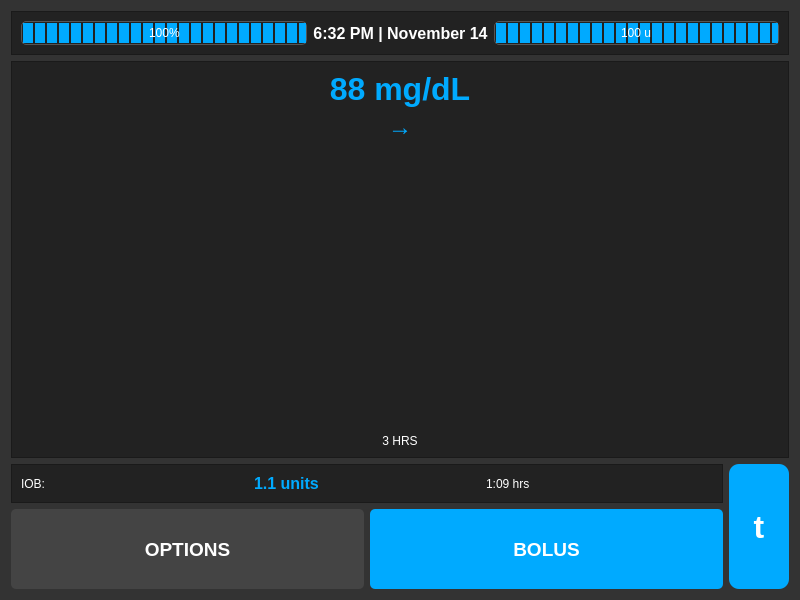
<?xml version="1.0" encoding="UTF-8"?>
<ui version="4.0">
 <class>HomeScreen</class>
 <widget class="QWidget" name="HomeScreen">
  <property name="geometry">
   <rect>
    <x>0</x>
    <y>0</y>
    <width>800</width>
    <height>600</height>
   </rect>
  </property>
  <property name="styleSheet">
   <string notr="true">background-color: #333333; color: white;</string>
  </property>
  <layout class="QGridLayout" name="gridLayout_2">
   <item row="0" column="0" colspan="3">
    <widget class="QFrame" name="statusBar">
     <property name="maximumHeight">
      <number>50</number>
     </property>
     <property name="frameShape">
      <enum>QFrame::StyledPanel</enum>
     </property>
     <property name="frameShadow">
      <enum>QFrame::Raised</enum>
     </property>
     <property name="styleSheet">
      <string notr="true">background-color: #222222;</string>
     </property>
     <layout class="QHBoxLayout" name="horizontalLayout">
      <item>
       <widget class="QProgressBar" name="batteryProgressBar">
        <property name="maximumWidth">
         <number>100</number>
        </property>
        <property name="value">
         <number>100</number>
        </property>
        <property name="format">
         <string>%p%</string>
        </property>
        <property name="textVisible">
         <bool>true</bool>
        </property>
        <property name="styleSheet">
         <string notr="true">QProgressBar {
   border: 1px solid #555;
   border-radius: 5px;
   text-align: center;
}
QProgressBar::chunk {
   background-color: #00aaff;
   width: 10px;
   margin: 0.5px;
}</string>
        </property>
       </widget>
      </item>
      <item>
       <widget class="QLabel" name="clockLabel">
        <property name="text">
         <string>6:32 PM | November 14</string>
        </property>
        <property name="alignment">
         <set>Qt::AlignCenter</set>
        </property>
        <property name="font">
         <font>
          <pointsize>12</pointsize>
          <weight>75</weight>
          <bold>true</bold>
         </font>
        </property>
       </widget>
      </item>
      <item>
       <widget class="QProgressBar" name="insulinProgressBar">
        <property name="maximumWidth">
         <number>100</number>
        </property>
        <property name="value">
         <number>100</number>
        </property>
        <property name="format">
         <string>%v u</string>
        </property>
        <property name="styleSheet">
         <string notr="true">QProgressBar {
   border: 1px solid #555;
   border-radius: 5px;
   text-align: center;
}
QProgressBar::chunk {
   background-color: #00aaff;
   width: 10px;
   margin: 0.5px;
}</string>
        </property>
       </widget>
      </item>
     </layout>
    </widget>
   </item>
   <item row="1" column="0" colspan="3">
    <widget class="QFrame" name="cgmGraphFrame">
     <property name="sizePolicy">
      <sizepolicy hsizetype="Preferred" vsizetype="Expanding">
       <horstretch>0</horstretch>
       <verstretch>0</verstretch>
      </sizepolicy>
     </property>
     <property name="frameShape">
      <enum>QFrame::StyledPanel</enum>
     </property>
     <property name="frameShadow">
      <enum>QFrame::Raised</enum>
     </property>
     <property name="styleSheet">
      <string notr="true">background-color: #222222;</string>
     </property>
     <layout class="QVBoxLayout" name="verticalLayout">
      <item>
       <widget class="QLabel" name="glucoseValueLabel">
        <property name="text">
         <string>88 mg/dL</string>
        </property>
        <property name="alignment">
         <set>Qt::AlignCenter</set>
        </property>
        <property name="font">
         <font>
          <pointsize>24</pointsize>
          <weight>75</weight>
          <bold>true</bold>
         </font>
        </property>
        <property name="styleSheet">
         <string notr="true">color: #00aaff;</string>
        </property>
       </widget>
      </item>
      <item>
       <widget class="QLabel" name="trendValueLabel">
        <property name="text">
         <string>→</string>
        </property>
        <property name="alignment">
         <set>Qt::AlignCenter</set>
        </property>
        <property name="font">
         <font>
          <pointsize>18</pointsize>
          <weight>75</weight>
          <bold>true</bold>
         </font>
        </property>
        <property name="styleSheet">
         <string notr="true">color: #00aaff;</string>
        </property>
       </widget>
      </item>
      <item>
       <widget class="QFrame" name="graphFrame">
        <property name="sizePolicy">
         <sizepolicy hsizetype="Preferred" vsizetype="Expanding">
          <horstretch>0</horstretch>
          <verstretch>0</verstretch>
         </sizepolicy>
        </property>
        <property name="minimumSize">
         <size>
          <width>0</width>
          <height>200</height>
         </size>
        </property>
        <property name="frameShape">
         <enum>QFrame::NoFrame</enum>
        </property>
        <property name="frameShadow">
         <enum>QFrame::Raised</enum>
        </property>
        <property name="styleSheet">
         <string notr="true">/* Graph will be drawn programmatically */</string>
        </property>
       </widget>
      </item>
      <item>
       <widget class="QLabel" name="timeFrameLabel">
        <property name="text">
         <string>3 HRS</string>
        </property>
        <property name="alignment">
         <set>Qt::AlignCenter</set>
        </property>
       </widget>
      </item>
     </layout>
    </widget>
   </item>
   <item row="2" column="0" colspan="2">
    <widget class="QFrame" name="iobFrame">
     <property name="maximumHeight">
      <number>50</number>
     </property>
     <property name="frameShape">
      <enum>QFrame::StyledPanel</enum>
     </property>
     <property name="frameShadow">
      <enum>QFrame::Raised</enum>
     </property>
     <property name="styleSheet">
      <string notr="true">background-color: #222222;</string>
     </property>
     <layout class="QHBoxLayout" name="horizontalLayout_2">
      <item>
       <widget class="QLabel" name="iobLabel">
        <property name="text">
         <string>IOB:</string>
        </property>
       </widget>
      </item>
      <item>
       <widget class="QLabel" name="iobValueLabel">
        <property name="text">
         <string>1.1 units</string>
        </property>
        <property name="font">
         <font>
          <pointsize>12</pointsize>
          <weight>75</weight>
          <bold>true</bold>
         </font>
        </property>
        <property name="styleSheet">
         <string notr="true">color: #00aaff;</string>
        </property>
       </widget>
      </item>
      <item>
       <widget class="QLabel" name="iobTimeLabel">
        <property name="text">
         <string>1:09 hrs</string>
        </property>
       </widget>
      </item>
     </layout>
    </widget>
   </item>
   <item row="2" column="2" rowspan="2">
    <widget class="QPushButton" name="tButton">
     <property name="sizePolicy">
      <sizepolicy hsizetype="Fixed" vsizetype="Expanding">
       <horstretch>0</horstretch>
       <verstretch>0</verstretch>
      </sizepolicy>
     </property>
     <property name="minimumSize">
      <size>
       <width>60</width>
       <height>120</height>
      </size>
     </property>
     <property name="text">
      <string>t</string>
     </property>
     <property name="font">
      <font>
       <pointsize>24</pointsize>
       <weight>75</weight>
       <bold>true</bold>
      </font>
     </property>
     <property name="styleSheet">
      <string notr="true">QPushButton {
   background-color: #00aaff;
   color: white;
   border-radius: 10px;
}
QPushButton:pressed {
   background-color: #0088cc;
}</string>
     </property>
    </widget>
   </item>
   <item row="3" column="0">
    <widget class="QPushButton" name="optionsButton">
     <property name="sizePolicy">
      <sizepolicy hsizetype="Expanding" vsizetype="Fixed">
       <horstretch>0</horstretch>
       <verstretch>0</verstretch>
      </sizepolicy>
     </property>
     <property name="minimumSize">
      <size>
       <width>0</width>
       <height>80</height>
      </size>
     </property>
     <property name="text">
      <string>OPTIONS</string>
     </property>
     <property name="icon">
      <iconset>
       <normaloff>:/icons/gear.png</normaloff>:/icons/gear.png</iconset>
     </property>
     <property name="iconSize">
      <size>
       <width>24</width>
       <height>24</height>
      </size>
     </property>
     <property name="font">
      <font>
       <pointsize>14</pointsize>
       <weight>75</weight>
       <bold>true</bold>
      </font>
     </property>
     <property name="styleSheet">
      <string notr="true">QPushButton {
   background-color: #444444;
   color: white;
   border-radius: 5px;
}
QPushButton:pressed {
   background-color: #333333;
}</string>
     </property>
    </widget>
   </item>
   <item row="3" column="1">
    <widget class="QPushButton" name="bolusButton">
     <property name="sizePolicy">
      <sizepolicy hsizetype="Expanding" vsizetype="Fixed">
       <horstretch>0</horstretch>
       <verstretch>0</verstretch>
      </sizepolicy>
     </property>
     <property name="minimumSize">
      <size>
       <width>0</width>
       <height>80</height>
      </size>
     </property>
     <property name="text">
      <string>BOLUS</string>
     </property>
     <property name="icon">
      <iconset>
       <normaloff>:/icons/droplet.png</normaloff>:/icons/droplet.png</iconset>
     </property>
     <property name="iconSize">
      <size>
       <width>24</width>
       <height>24</height>
      </size>
     </property>
     <property name="font">
      <font>
       <pointsize>14</pointsize>
       <weight>75</weight>
       <bold>true</bold>
      </font>
     </property>
     <property name="styleSheet">
      <string notr="true">QPushButton {
   background-color: #00aaff;
   color: white;
   border-radius: 5px;
}
QPushButton:pressed {
   background-color: #0088cc;
}</string>
     </property>
    </widget>
   </item>
  </layout>
 </widget>
 <resources/>
 <connections/>
</ui> 
